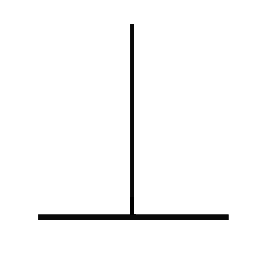
#> input picture image1.png, 278 x 280 px
$ jupyter execute line_detection.ipynb
#> lines starting #> are read from the running program, lines starting #| are printed output that depends on the picture; after the words box and inside, x2 and y2 are one past the last pixel; in counts of white or black regions, pixels touching at a corner belong together
[cell 1]
import cv2
import numpy as np
import matplotlib.pyplot as plt

[cell 2]
img = cv2.imread("image1.png")
#> img is the input picture: shape (280, 278, 3); min 0, max 255, mean 249.1
cv2.imshow("image",img)
cv2.waitKey(0)
cv2.destroyAllWindows()

[cell 3]
img.shape
#> Out = (280, 278, 3)

[cell 4]
plt.imshow(img)

[cell 5]
img_gray = cv2.cvtColor(img,cv2.COLOR_BGR2GRAY)

[cell 6]
cv2.imshow('image2',img_gray)
cv2.waitKey(0)
cv2.destroyAllWindows()

[cell 7]
img_canny = cv2.Canny(img_gray, 50, 220,apertureSize=3)
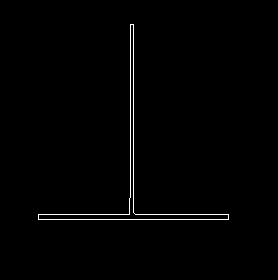
#> img_canny: shape (280, 278); 0.99% white in thin lines or dots, all inside (x1, y1, x2, y2) = (38, 24, 229, 220)
img_canny
